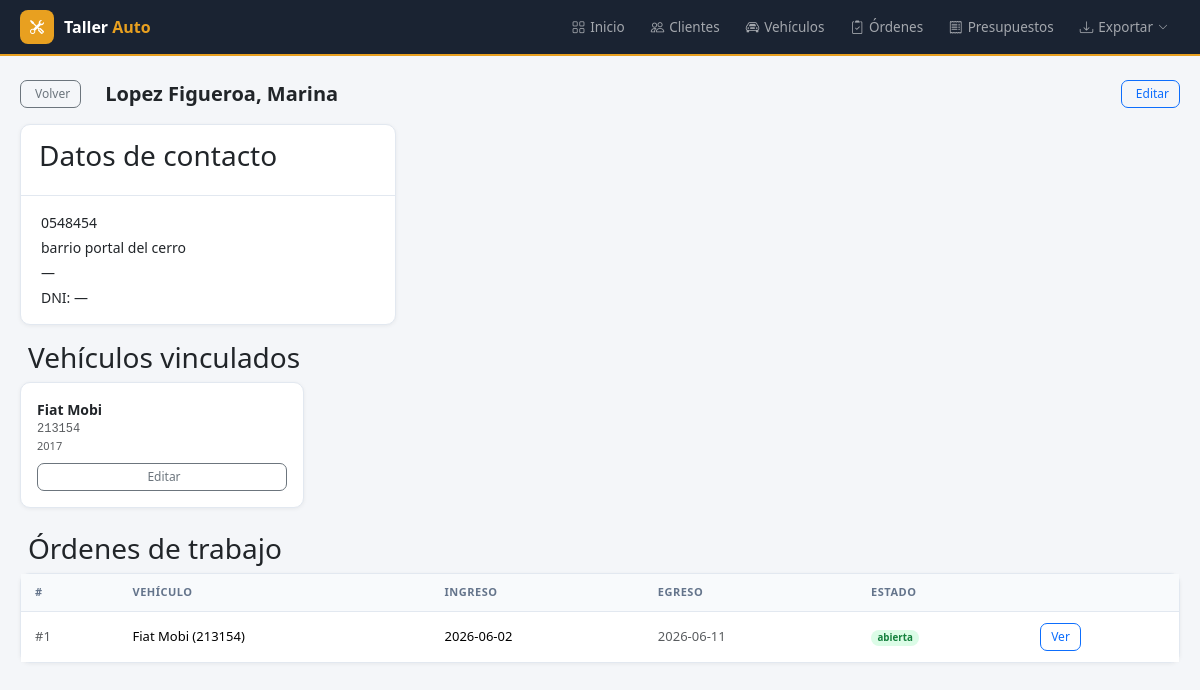
Screenshot of /clientes/1 with the database file from the repository.
### tables this page shows
CREATE TABLE clientes (
            id INTEGER PRIMARY KEY AUTOINCREMENT,
            nombre TEXT NOT NULL,
            apellido TEXT NOT NULL,
            direccion TEXT,
            telefono TEXT,
            email TEXT,
            dni TEXT,
            created_at TIMESTAMP DEFAULT CURRENT_TIMESTAMP
        );

CREATE TABLE vehiculos (
            id INTEGER PRIMARY KEY AUTOINCREMENT,
            marca TEXT NOT NULL,
            modelo TEXT NOT NULL,
            patente TEXT NOT NULL UNIQUE,
            anio INTEGER,
            motor TEXT,
            vin TEXT,
            color TEXT,
            combustible TEXT,
            cliente_id INTEGER,
            created_at TIMESTAMP DEFAULT CURRENT_TIMESTAMP,
            FOREIGN KEY (cliente_id) REFERENCES clientes(id)
        );

CREATE TABLE ordenes (
            id INTEGER PRIMARY KEY AUTOINCREMENT,
            vehiculo_id INTEGER NOT NULL,
            cliente_id INTEGER NOT NULL,
            fecha_ingreso DATE NOT NULL,
            fecha_estimada DATE,
            fecha_egreso DATE,
            kilometros INTEGER,
            receptor_servicio TEXT,
            descripcion_trabajo TEXT,
            diagnostico TEXT,
            repuestos TEXT,
            observaciones TEXT,
            estado TEXT DEFAULT 'abierta',
            created_at TIMESTAMP DEFAULT CURRENT_TIMESTAMP,
            FOREIGN KEY (vehiculo_id) REFERENCES vehiculos(id),
            FOREIGN KEY (cliente_id) REFERENCES clientes(id)
        );

### app.py (the view)
@app.route('/clientes/<int:id>')
def ver_cliente(id):
    db = get_db()
    cliente = db.execute('SELECT * FROM clientes WHERE id=?', (id,)).fetchone()
    vehiculos = db.execute('SELECT * FROM vehiculos WHERE cliente_id=?', (id,)).fetchall()
    ordenes = db.execute('''
        SELECT o.*, v.marca || ' ' || v.modelo || ' (' || v.patente || ')' AS vehiculo
        FROM ordenes o JOIN vehiculos v ON o.vehiculo_id=v.id
        WHERE o.cliente_id=? ORDER BY o.fecha_ingreso DESC
    ''', (id,)).fetchall()
    db.close()
    return render_template('cliente_detalle.html', cliente=cliente, vehiculos=vehiculos, ordenes=ordenes)

### app.py (called while the page is built)
@app.before_request
def setup():
    if not hasattr(app, '_db_initialized'):
        init_db()
        app._db_initialized = True

### database.py (called while the page is built)
def get_db():
    conn = sqlite3.connect(DB_PATH)
    conn.row_factory = sqlite3.Row
    return conn

### templates/cliente_detalle.html (shortened to what this page needs)
{% extends 'base.html' %}
{% block content %}
<div class="page-header mb-3">
  <div class="row align-items-center">
    <div class="col-auto"><a href="/clientes" class="btn btn-outline-secondary btn-sm">Volver</a></div>
    <div class="col"><h2 class="page-title mb-0">{{ cliente.apellido }}, {{ cliente.nombre }}</h2></div>
    <div class="col-auto"><a href="/clientes/{{ cliente.id }}/editar" class="btn btn-sm btn-outline-primary">Editar</a></div>
  </div>
</div>
<div class="row g-3 mb-3">
  <div class="col-md-4">
    <div class="card">
      <div class="card-header"><h3 class="card-title">Datos de contacto</h3></div>
      <div class="card-body">
        <div class="mb-1">{{ cliente.telefono or '—' }}</div>
        <div class="mb-1">{{ cliente.direccion or '—' }}</div>
        <div class="mb-1">{{ cliente.email or '—' }}</div>
        <div>DNI: {{ cliente.dni or '—' }}</div>
      </div>
    </div>
  </div>
</div>
<h3 class="mb-2">Vehículos vinculados</h3>
<div class="row g-2 mb-4">
  {% for v in vehiculos %}
  <div class="col-md-3 col-6">
    <div class="card p-3">
      <div class="fw-semibold">{{ v.marca }} {{ v.modelo }}</div>
      <div class="text-muted font-monospace" style="font-size:12px">{{ v.patente }}</div>
      {% if v.anio %}<div class="text-muted" style="font-size:11px">{{ v.anio }}</div>{% endif %}
      <a href="/vehiculos/{{ v.id }}/editar" class="btn btn-sm btn-outline-secondary mt-2">Editar</a>
    </div>
  </div>
  {% else %}
  <div class="col"><p class="text-muted">Sin vehículos vinculados.</p></div>
  {% endfor %}
</div>
<h3 class="mb-2">Órdenes de trabajo</h3>
<div class="card">
  <div class="table-responsive">
    <table class="table table-vcenter card-table">
      <thead>
        <tr><th>#</th><th>Vehículo</th><th>Ingreso</th><th>Egreso</th><th>Estado</th><th></th></tr>
      </thead>
      <tbody>
        {% for o in ordenes %}
        <tr>
          <td class="text-muted">#{{ o.id }}</td>
          <td>{{ o.vehiculo }}</td>
          <td>{{ o.fecha_ingreso }}</td>
          <td class="text-muted">{{ o.fecha_egreso or '—' }}</td>
          <td><span class="badge badge-{{ o.estado }} rounded-pill">{{ o.estado }}</span></td>
          <td><a href="/ordenes/{{ o.id }}" class="btn btn-sm btn-outline-primary">Ver</a></td>
        </tr>
        {% else %}
        <tr><td colspan="6" class="text-center text-muted py-3">Sin órdenes.</td></tr>
        {% endfor %}
      </tbody>
    </table>
  </div>
</div>
{% endblock %}

### templates/base.html (shortened to what this page needs)
<!DOCTYPE html>
<html lang="es">
<head>
  <link href="https://cdn.jsdelivr.net/npm/bootstrap@5.3.2/dist/css/bootstrap.min.css" rel="stylesheet">
  <link href="https://cdn.jsdelivr.net/npm/bootstrap-icons@1.11.3/font/bootstrap-icons.css" rel="stylesheet">
</head>
<body>
<nav class="app-navbar d-print-none">
  <a href="/" class="d-flex align-items-center text-decoration-none me-4">
    <div class="navbar-brand-box"><i class="bi bi-tools text-white"></i></div>
    <span class="brand-name">Taller <span>Auto</span></span>
  </a>
  <div class="nav-collapse ms-auto" id="navCollapse">
    <a href="/" class="app-nav-link"><i class="bi bi-grid"></i> Inicio</a>
    <a href="/clientes" class="app-nav-link"><i class="bi bi-people"></i> Clientes</a>
    <a href="/vehiculos" class="app-nav-link"><i class="bi bi-car-front"></i> Vehículos</a>
    <a href="/ordenes" class="app-nav-link"><i class="bi bi-clipboard2-check"></i> Órdenes</a>
    <a href="/presupuestos" class="app-nav-link"><i class="bi bi-receipt"></i> Presupuestos</a>
    <div class="dropdown dropdown-nav">
      <a class="app-nav-link" href="#" onclick="toggleExport(event)"><i class="bi bi-download"></i> Exportar <i class="bi bi-chevron-down" style="font-size:10px"></i></a>
    </div>
  </div>
</nav>
<div class="page-body">
  {% block content %}{% endblock %}
</div>
</body>
</html>

### templates/base.html (style rules this page uses)
body { background: #f4f6f9; font-family: 'Segoe UI', system-ui, sans-serif; font-size: 14px; }
.app-navbar { background: #1a2332; border-bottom: 2px solid #e8a020; padding: 0 20px; height: 56px; display: flex; align-items: center; }
.navbar-brand-box { background: #e8a020; border-radius: 8px; width: 34px; height: 34px; display: flex; align-items: center; justify-content: center; margin-right: 10px; flex-shrink: 0; }
.brand-name { font-weight: 700; font-size: 16px; color: #fff; }
.brand-name span { color: #e8a020; }
.app-nav-link { color: rgba(255,255,255,.6); text-decoration: none; padding: 6px 12px; border-radius: 6px; font-size: 13.5px; font-weight: 500; display: flex; align-items: center; gap: 5px; transition: color .15s, background .15s; white-space: nowrap; }
@media (min-width: 768px) { .nav-collapse { display: flex !important; align-items: center; gap: 2px; } }
.page-body { padding: 24px 20px; max-width: 1400px; margin: 0 auto; }
.page-header { margin-bottom: 20px; }
.page-title { font-size: 20px; font-weight: 700; margin: 0; display: flex; align-items: center; gap: 10px; }
.card { background: #fff; border: 1px solid #e2e8f0; border-radius: 10px; box-shadow: 0 1px 4px rgba(0,0,0,.06); }
.card-header { padding: 14px 18px; border-bottom: 1px solid #e2e8f0; background: transparent; display: flex; align-items: center; gap: 8px; font-weight: 600; font-size: 14px; }
.table { font-size: 13px; margin: 0; }
.table thead th { background: #f8fafc; color: #64748b; font-size: 11px; font-weight: 600; text-transform: uppercase; letter-spacing: .5px; padding: 10px 14px; border-bottom: 1px solid #e2e8f0; white-space: nowrap; }
.table td { padding: 11px 14px; border-color: #f1f5f9; vertical-align: middle; }
.table tbody tr:last-child td { border-bottom: none; }
.badge-abierta { background: #dcfce7; color: #15803d; }
.btn { font-size: 13px; font-weight: 500; border-radius: 7px; }
.btn-sm { font-size: 12px; padding: 4px 10px; }

### rows the page displays
clientes: apellido "Lopez Figueroa", nombre "Marina", telefono "0548454", direccion "barrio portal del cerro", email "—", dni "—"
vehiculos: marca "Fiat", modelo "Mobi", patente "213154", anio "2017"
ordenes: id "1", vehiculo "Fiat Mobi (213154)", fecha_ingreso "2026-06-02", fecha_egreso "2026-06-11", estado "abierta"
